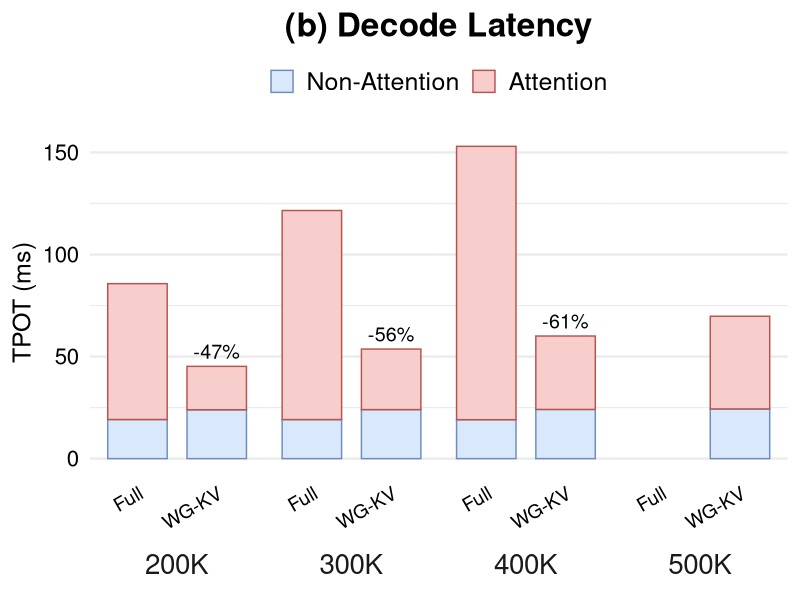

This chart was generated by the following R code:
library(tidyverse)

data <- read_csv("data/perf_2.csv") %>%
  mutate(
    tokens = fct_inorder(tokens),
    method = fct_inorder(method),
    component = fct_inorder(component)
  ) %>%
  group_by(tokens, method) %>%
  mutate(total_latency = sum(latency)) %>%
  ungroup()

reduction_labels <- data %>%
  distinct(tokens, method, total_latency) %>%
  group_by(tokens) %>%
  mutate(
    vanilla_latency = total_latency[method == "Full"],
    reduction = (total_latency - vanilla_latency) / vanilla_latency,
    label = if_else(
      method == "WG-KV",
      scales::label_percent(accuracy = 1)(reduction),
      ""
    )
  ) %>%
  ungroup()

fig <- ggplot(data, aes(x = method, y = latency, fill = component, colour = component)) +
  geom_col(width = 0.75, position = position_stack(reverse = TRUE)) +
  geom_text(
    data = reduction_labels,
    aes(x = method, y = total_latency, label = label),
    vjust = -0.5,
    size = 5,
    inherit.aes = FALSE
  ) +
  facet_grid(. ~ tokens, switch = "x") +
  scale_fill_manual(
    values = c("Non-Attention" = "#DAE8FC", "Attention" = "#F8CECC"),
  ) +
  scale_colour_manual(
    values = c("Non-Attention" = "#6C8EBF", "Attention" = "#B85450"),
  ) +
  labs(
    title = "(b) Decode Latency",
    x = NULL,
    y = "TPOT (ms)",
  ) +
  theme_minimal(base_size = 18) +
  theme(
    plot.title = element_text(size = 24, hjust = 0.5, face = "bold"),
    legend.position = "top",
    legend.title = element_blank(),
    legend.text = element_text(size = 18),
    axis.text.x = element_text(size = 14, colour = "black", angle = 30, hjust = 1),
    axis.text.y = element_text(size = 16, colour = "black"),
    strip.text.x = element_text(size = 20),
    strip.placement = "outside",
    panel.spacing = unit(0, "cm"),
    panel.grid.major.x = element_blank(),
    panel.grid.minor.x = element_blank(),
  )

ggsave("perf_2.pdf", fig, width = 5.0, height = 4.5, units = "in")
